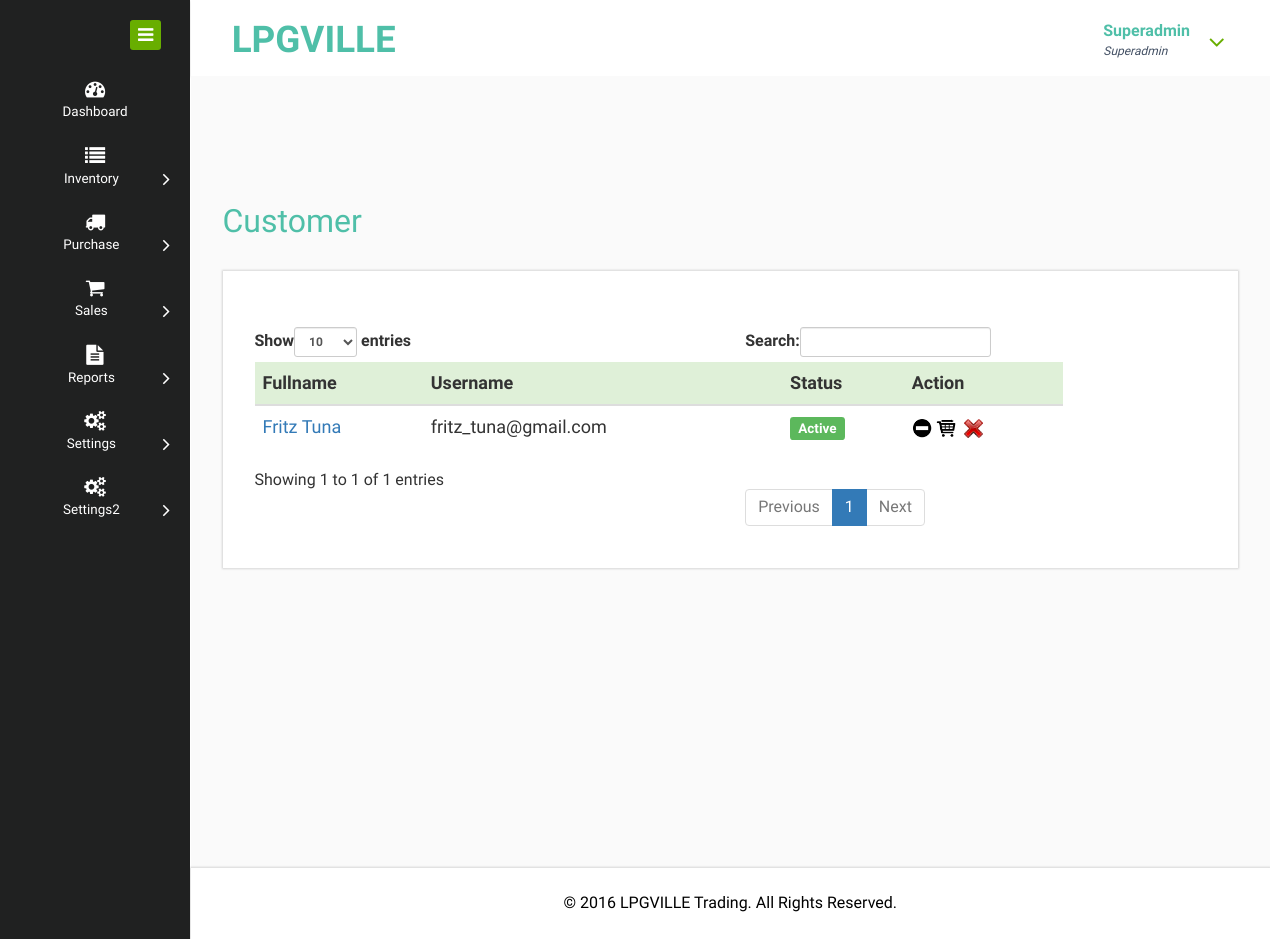
The app's page /admin/customer.php (signed in) with its own data.
### tables this page shows
CREATE TABLE `user` (
  `UserID` varchar(20) NOT NULL,
  `Username` varchar(50) NOT NULL,
  `Password` varchar(15) NOT NULL,
  `Role` varchar(15) NOT NULL,
  `UserStatus` varchar(10) NOT NULL,
  `DateAdded` date NOT NULL,
  `UserDelete` int(5) NOT NULL
);

CREATE TABLE `user_info` (
  `UserID` varchar(20) NOT NULL,
  `Fullname` varchar(100) NOT NULL,
  `Contact` varchar(50) NOT NULL,
  `Email` varchar(150) NOT NULL,
  `Address` varchar(150) NOT NULL
);

CREATE TABLE `cms` (
  `ID` int(11) NOT NULL,
  `footer` varchar(200) NOT NULL,
  `about` text NOT NULL,
  `contact_text` varchar(255) NOT NULL,
  `contact_address` varchar(200) NOT NULL,
  `slider1` varchar(200) NOT NULL,
  `slider2` varchar(200) NOT NULL,
  `home_title1` varchar(200) NOT NULL,
  `home_title2` varchar(200) NOT NULL,
  `home_title3` varchar(200) NOT NULL,
  `home_text1` varchar(125) NOT NULL,
  `home_text2` varchar(125) NOT NULL,
  `home_text3` varchar(125) NOT NULL
);

### admin/session.php (called while the page is built, shortened)
<?php
$user = $conn->query("SELECT u.Username, u.Password, u.Role, u.UserStatus, u.DateAdded,
		ui.Fullname, ui.Contact, ui.Email, ui.Address,
		ua.Inventory, ua.PO, ua.Orders, ua.Reports, ua.Settings
		FROM user AS u
		INNER JOIN user_info AS ui ON u.UserID=ui.UserID
		INNER JOIN user_access AS ua ON u.UserID=ua.UserID
		AND u.UserID='$_SESSION[userid]'");
$urow = $user->fetch_assoc();
?>

### admin/customer.php (the view, shortened to what this page needs)
<?php
require('../connection.php');
require('session.php');
?>
<!DOCTYPE HTML>
<html>
  <?php
  require('head.php');
  ?>
<body>
<div class="page-container">
<div class="left-content">
<div class="mother-grid-inner">
  <?php
  require('header.php');
  ?>
  <?php
  $table = $conn->query("SELECT u.UserID, u.Username, u.Password, u.Role, u.UserStatus, u.DateAdded, u.UserDelete,
    ui.Fullname, ui.Contact, ui.Email, ui.Address
    FROM user AS u
    INNER JOIN user_info AS ui ON u.UserID=ui.UserID
    AND u.Role='User' AND u.UserDelete=0
    ORDER BY ui.Fullname");
  ?>
<div class="inner-block">
<div class="blank">
<h2>Customer</h2>
<div class="grid_3 grid_4">
<div class="page-header">
</div>
<div class="bs-example">
<?php
  if($table->num_rows > 0) {
    echo '
    <table class="table" id="dataTables-example" style="font-size: 18px; width: 85%">
    <thead>
    <tr class="success">
      <th>Fullname</th>
      <th>Username</th>
      <th>Status</th>
      <th>Action</th>
    </tr>
    </thead>
    <tbody>
    ';
    while($obj = $table->fetch_assoc()) {
      echo '<tr>';
      echo '<td>';
     echo '<a href="customer_detail.php?userid=' .$obj['UserID']. '">';
     echo $obj['Fullname'];
     echo '</a>';
      echo '</td>';
      echo '<td>' .$obj['Username']. '</td>';
     echo '<td>';
        if($obj['UserStatus'] == 'Active') {
          echo '<span class="label label-success">Active</span>';
        }
        else {
           echo '<span class="label label-danger">Inactive</span>';
        }
      echo '</td>';
      echo '<td>';
       if ($obj['UserStatus'] == 'Active') {
            echo '<a href="status_customer.php?userid=' .$obj['UserID']. ' &userstatus=' .$obj['UserStatus']. '">
          <img src="icons/deactivate.png" style="width: 20px; height: 20px;" title="Deactivate User" />
          </a>';
          }
          else {
           echo '<a href="status_customer.php?userid=' .$obj['UserID']. ' &userstatus=' .$obj['UserStatus']. '">
          <img src="icons/activate.png" style="width: 20px; height: 20px;" title="Activate User" />
          </a>';
          }
       echo '<a href="customer_transaction.php?userid=' .$obj['UserID']. '">
          <img src="icons/sales.png" style="width: 20px; height: 20px;" title="View Transactions" />
          </a>';
       echo '<a href="delete_customer.php?userid=' .$obj['UserID']. '&fullname=' .$obj['Fullname']. '" onclick="return confirmRemove()"><img src="icons/delete.png" style="width: 25px; height: 25px;" title="Delete user" /></a>';
      echo '</td>';
      echo '</tr>';
    }
    echo '
    </tbody>
    </table>
    ';
  }
  else {
    echo 'No user records available.';
  }
  ?>
</div>
</div>
</div>
</div>
<?php
require('footer.php');
?>
</div>
</div>
  <?php
  require('navigation.php');
  ?>
</div>
</body>
</html>

### admin/header.php (shortened to what this page needs)
<div class="header-main">
<div class="header-left">
<div class="logo-name">
<a href="dashboard.php"> <h1>LPGVILLE</h1>
</a>
</div>
<div class="clearfix"> </div>
</div>
<div class="header-right">
<div class="profile_details">
<ul>
    <li class="dropdown profile_details_drop">
        <a href="#" class="dropdown-toggle" data-toggle="dropdown" aria-expanded="false">
        <div class="profile_img">
        <div class="user-name">
       <?php
        echo '<p>' .$urow['Fullname']. '</p>';
        echo '<span>' .$_SESSION['role']. '</span>';
        ?>
        </div>
        <i class="fa fa-angle-down lnr"></i>
        <div class="clearfix"></div>
        </div>
        </a>
                                    </li>
                                </ul>
                            </div>
                            <div class="clearfix"> </div>
                        </div>
                     <div class="clearfix"> </div>
                </div>

### admin/footer.php
 <?php
 	require('../connection.php');
   $cms = $conn->query("SELECT * FROM cms WHERE ID=1");
   $cmsrow = $cms->fetch_assoc();
   ?>
<div class="copyrights">
 <?php
                   echo
                   '
                   <p>© ' .$cmsrow['footer']. '</p>
                   ';
                   ?>
</div>

### records on screen
user: user_info.Fullname "Superadmin"
user: user_info.Fullname "Fritz Tuna", Username "fritz_tuna@gmail.com", UserStatus "Active"
cms: footer "2016 LPGVILLE Trading. All Rights Reserved."

### other values on screen
$_SESSION['role'] "Superadmin"
